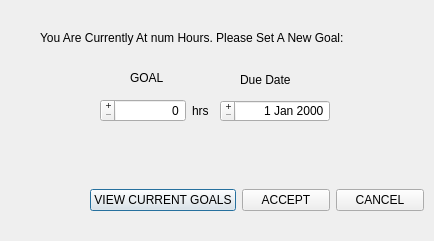
<?xml version="1.0" encoding="UTF-8"?>
<ui version="4.0">
 <class>setgoalsdialog</class>
 <widget class="QDialog" name="setgoalsdialog">
  <property name="geometry">
   <rect>
    <x>0</x>
    <y>0</y>
    <width>434</width>
    <height>241</height>
   </rect>
  </property>
  <property name="windowTitle">
   <string>Dialog</string>
  </property>
  <widget class="QLabel" name="setgoaldialogtopLabel">
   <property name="geometry">
    <rect>
     <x>40</x>
     <y>30</y>
     <width>381</width>
     <height>16</height>
    </rect>
   </property>
   <property name="text">
    <string>You Are Currently At num Hours. Please Set A New Goal:</string>
   </property>
  </widget>
  <widget class="QLabel" name="setgoaldialoggoalLabel">
   <property name="geometry">
    <rect>
     <x>130</x>
     <y>70</y>
     <width>59</width>
     <height>15</height>
    </rect>
   </property>
   <property name="text">
    <string>GOAL</string>
   </property>
  </widget>
  <widget class="QWidget" name="horizontalLayoutWidget">
   <property name="geometry">
    <rect>
     <x>100</x>
     <y>90</y>
     <width>177</width>
     <height>41</height>
    </rect>
   </property>
   <layout class="QHBoxLayout" name="setgoalsdialoggoallayout">
    <item>
     <widget class="QSpinBox" name="setgoaldialogvalue">
      <property name="layoutDirection">
       <enum>Qt::RightToLeft</enum>
      </property>
      <property name="alignment">
       <set>Qt::AlignRight|Qt::AlignTrailing|Qt::AlignVCenter</set>
      </property>
      <property name="buttonSymbols">
       <enum>QAbstractSpinBox::PlusMinus</enum>
      </property>
     </widget>
    </item>
    <item>
     <widget class="QLabel" name="setgoaldialoghrslabel">
      <property name="text">
       <string>hrs</string>
      </property>
     </widget>
    </item>
   </layout>
  </widget>
  <widget class="QDateEdit" name="setgoaldialogDueDate">
   <property name="geometry">
    <rect>
     <x>220</x>
     <y>100</y>
     <width>110</width>
     <height>22</height>
    </rect>
   </property>
   <property name="layoutDirection">
    <enum>Qt::RightToLeft</enum>
   </property>
   <property name="alignment">
    <set>Qt::AlignRight|Qt::AlignTrailing|Qt::AlignVCenter</set>
   </property>
   <property name="buttonSymbols">
    <enum>QAbstractSpinBox::PlusMinus</enum>
   </property>
   <property name="displayFormat">
    <string/>
   </property>
  </widget>
  <widget class="QLabel" name="setgoalduedateLabel">
   <property name="geometry">
    <rect>
     <x>240</x>
     <y>70</y>
     <width>61</width>
     <height>20</height>
    </rect>
   </property>
   <property name="text">
    <string>Due Date</string>
   </property>
  </widget>
  <widget class="QWidget" name="horizontalLayoutWidget_2">
   <property name="geometry">
    <rect>
     <x>90</x>
     <y>180</y>
     <width>334</width>
     <height>41</height>
    </rect>
   </property>
   <layout class="QHBoxLayout" name="setdialogbuttonslayout">
    <item>
     <widget class="QPushButton" name="pushButton">
      <property name="text">
       <string>VIEW CURRENT GOALS</string>
      </property>
     </widget>
    </item>
    <item>
     <widget class="QPushButton" name="setgoaldialogAcceptButton">
      <property name="text">
       <string>ACCEPT</string>
      </property>
     </widget>
    </item>
    <item>
     <widget class="QPushButton" name="setgoaldialogCancelButton">
      <property name="text">
       <string>CANCEL</string>
      </property>
     </widget>
    </item>
   </layout>
  </widget>
 </widget>
 <resources/>
 <connections/>
</ui>
